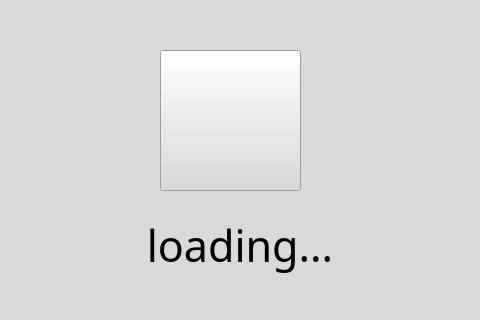
<?xml version="1.0" encoding="UTF-8"?>
<ui version="4.0">
 <class>MainWindow</class>
 <widget class="QMainWindow" name="MainWindow">
  <property name="geometry">
   <rect>
    <x>0</x>
    <y>0</y>
    <width>480</width>
    <height>320</height>
   </rect>
  </property>
  <property name="windowTitle">
   <string>MainWindow</string>
  </property>
  <property name="styleSheet">
   <string notr="true">background-color: rgb(217, 217, 217);</string>
  </property>
  <widget class="QWidget" name="centralwidget">
   <widget class="QLabel" name="lb_setting">
    <property name="geometry">
     <rect>
      <x>0</x>
      <y>210</y>
      <width>480</width>
      <height>71</height>
     </rect>
    </property>
    <property name="font">
     <font>
      <family>NanumSquareRound</family>
      <pointsize>32</pointsize>
      <weight>50</weight>
      <bold>false</bold>
     </font>
    </property>
    <property name="styleSheet">
     <string notr="true">color: rgb(0, 0, 0);</string>
    </property>
    <property name="text">
     <string>loading...</string>
    </property>
    <property name="alignment">
     <set>Qt::AlignCenter</set>
    </property>
   </widget>
   <widget class="QPushButton" name="btn_bomb">
    <property name="geometry">
     <rect>
      <x>160</x>
      <y>50</y>
      <width>141</width>
      <height>141</height>
     </rect>
    </property>
    <property name="focusPolicy">
     <enum>Qt::NoFocus</enum>
    </property>
    <property name="text">
     <string/>
    </property>
   </widget>
  </widget>
 </widget>
 <resources/>
 <connections/>
</ui>
